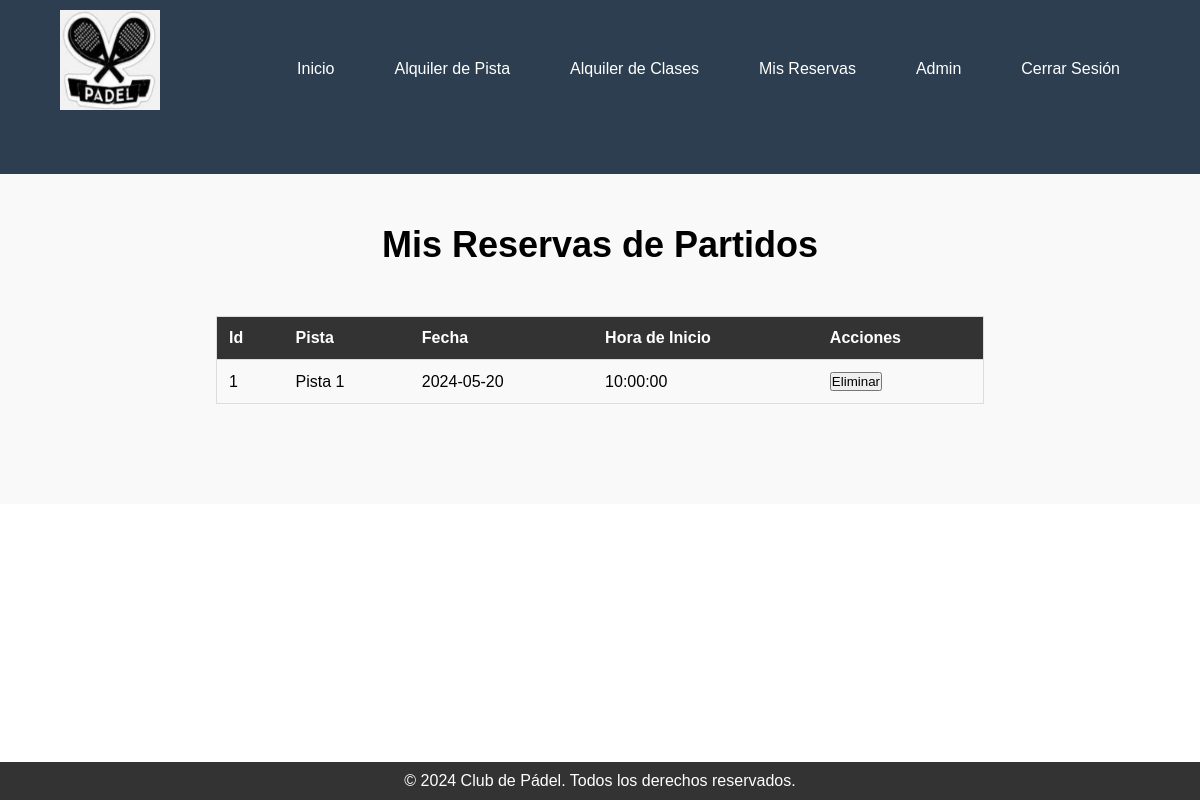
/mis_reservas.php (signed in), run on the app's committed database.
### tables this page shows
CREATE TABLE Partido (
    id_partido INT PRIMARY KEY AUTO_INCREMENT,
    fecha DATE,
    hora_inicio TIME,
    id_usuario INT,
    id_pista INT,
    FOREIGN KEY (id_usuario) REFERENCES Usuario(id_usuario),
    FOREIGN KEY (id_pista) REFERENCES Pista(id_pista)
);

CREATE TABLE Pista (
    id_pista INT PRIMARY KEY AUTO_INCREMENT,
    nombre VARCHAR(50)
);

### mis_reservas.php (the view, shortened to what this page needs)
<?php
require_once 'config.php';
$sql = "SELECT Partido.id_partido , Pista.nombre AS pista_nombre, Partido.fecha, Partido.hora_inicio
        FROM Partido
        INNER JOIN Pista ON Partido.id_pista = Pista.id_pista
        WHERE Partido.id_usuario = ?";
$stmt = $conn->prepare($sql);
$stmt->bind_param("i", $_SESSION['id_usuario']);
$stmt->execute();
$result = $stmt->get_result();
$reservas_partidos = array();
if ($result->num_rows > 0) {
    while ($row = $result->fetch_assoc()) {
        $reservas_partidos[] = $row;
    }
}
?>
<!DOCTYPE html>
<html lang="es">
<head>
    <link rel="stylesheet" href="style.css">
</head>
<body>
    <header>
        <div class="container">
            <div class="logo"><img class="logoImagen" src="./img/logo.png" alt="Logo del club"></div>
            <nav>
                <ul>
                    <li><a href="index.php">Inicio</a></li>
                    <li><a href="alquiler.php">Alquiler de Pista</a></li>
                    <li><a href="#">Alquiler de Clases</a></li>
                    <li><a href="mis_reservas.php">Mis Reservas</a></li>
                    <li><a href="#"><?php echo htmlspecialchars($_SESSION['nombre']); ?></a></li>
                    <li><a href="logout.php">Cerrar Sesión</a></li>
                </ul>
            </nav>
        </div>
    </header>
    <main>
        <section class="reservas pista-rental">
            <div class="container">
                <h1>Mis Reservas de Partidos</h1>
                <div class="table-container">
                    <?php if (!empty($reservas_partidos)): ?>
                    <table>
                        <thead>
                            <tr>
                                <th>Id</th>
                                <th>Pista</th>
                                <th>Fecha</th>
                                <th>Hora de Inicio</th>
                                <th>Acciones</th>
                            </tr>
                        </thead>
                        <tbody>
                            <?php foreach ($reservas_partidos as $reserva): ?>
                            <tr>
                                <td><?php echo htmlspecialchars($reserva['id_partido']); ?></td>
                                <td><?php echo htmlspecialchars($reserva['pista_nombre']); ?></td>
                                <td><?php echo htmlspecialchars($reserva['fecha']); ?></td>
                                <td><?php echo htmlspecialchars($reserva['hora_inicio']); ?></td>
                                <td>
                                <form method="POST" action="eliminar_reserva.php" onsubmit="return confirm('¿Estás seguro de que deseas eliminar esta reserva?')">
                                        <button type="submit">Eliminar</button>
                                    </form>
                                </td>
                            </tr>
                            <?php endforeach; ?>
                        </tbody>
                    </table>
                    <?php else: ?>
                    <p>No tienes reservas de partidos.</p>
                    <?php endif; ?>
                </div>
            </div>
        </section>
    </main>
    <footer>
        <div class="container">
            <p>&copy; 2024 Club de Pádel. Todos los derechos reservados.</p>
        </div>
    </footer>
</body>
</html>

### style.css (style rules this page uses)
* { margin: 0; padding: 0; box-sizing: border-box; }
body, html { height: 100%; }
body { display: flex; flex-direction: column; min-height: 100vh; }
main { flex: 1; }
header, footer { background-color: #333; color: #fff; padding: 10px 0; }
header .container, footer .container { width: 90%; margin: 0 auto; }
nav ul { list-style: none; display: flex; justify-content: space-around; }
nav ul li a { color: #fff; text-decoration: none; padding: 10px 20px; border-radius: 5px; transition: background-color 0.3s; }
.container { width: 90%; margin: 20px auto; }
footer { text-align: center; }
body { font-family: Arial, sans-serif; margin: 0; padding: 0; }
.container { width: 80%; margin: 0 auto; }
header { background-color: #333; color: #fff; padding: 60px 0; position: relative; }
.logo { float: left; margin-top: -50px; }
nav { float: right; }
nav ul { list-style: none; margin: 0; padding: 0; }
nav ul li { display: inline-block; margin-left: 20px; vertical-align: middle; }
nav ul li a { color: #fff; text-decoration: none; }
.logoImagen { width: 100px; height: 100px; }
footer { background-color: #333; color: #fff; text-align: center; padding: 10px 0; }
header { background-color: #2c3e50; color: #fff; padding: 60px 0; position: relative; }
.pista-rental { padding: 50px 0; text-align: center; background-color: #f9f9f9; }
.pista-rental h1 { font-size: 36px; margin-bottom: 20px; }
h1 { margin-top: 0; text-align: center; }
.table-container { margin: 50px auto; width: 80%; }
table { width: 100%; border-collapse: collapse; border: 1px solid #ddd; }
table th, table td { padding: 12px; text-align: left; border-bottom: 1px solid #ddd; }
table th { background-color: #333; color: #fff; }

### data on the page
partido: id_partido "1", id_pista.nombre "Pista 1", fecha "2024-05-20", hora_inicio "10:00:00"

### other printed values
$_SESSION['nombre'] "Admin"
